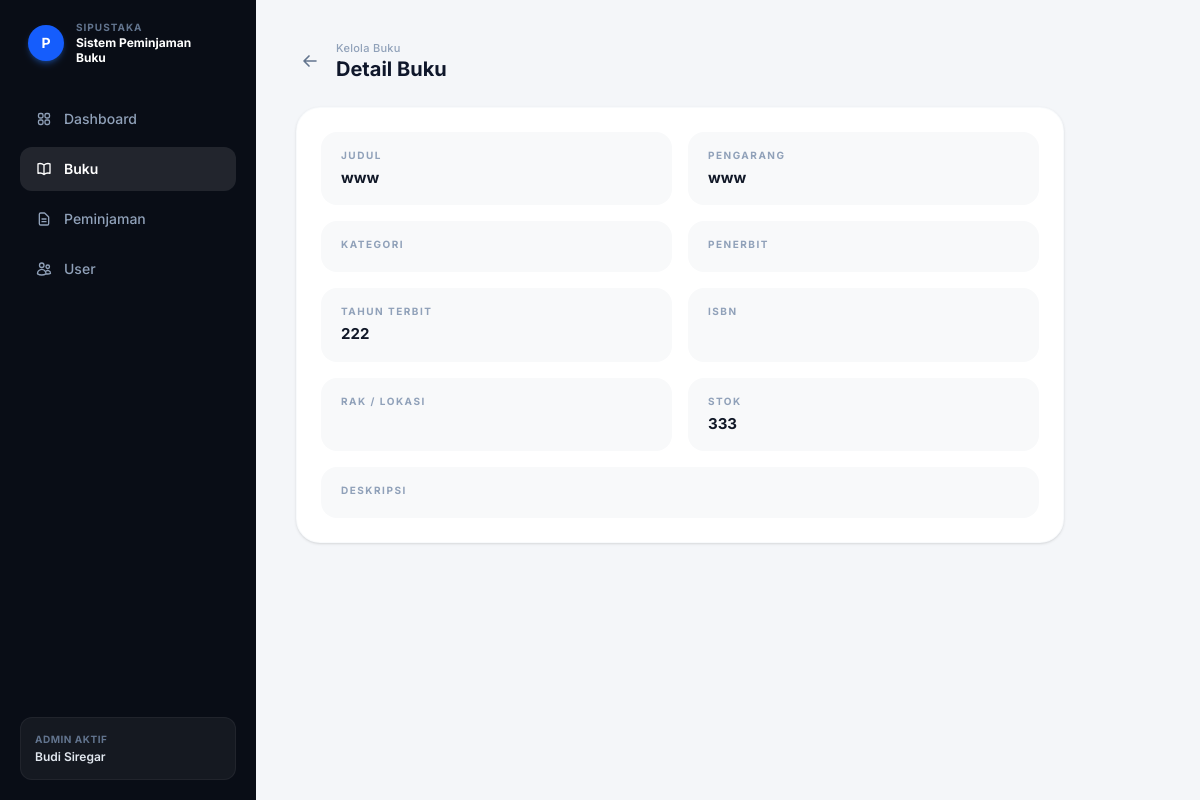
Screenshot of /buku/1/ with the database file from the repository.
### perpustakaan/models.py (models this page shows, shortened)
class Buku(models.Model):
    id = models.AutoField(primary_key=True)
    judul = models.CharField(max_length=150)
    pengarang = models.CharField(max_length=100) # Sudah disesuaikan dengan RENAME COLUMN di psql kamu
    stok = models.IntegerField(default=0)
    tahun_terbit = models.IntegerField(null=True, blank=True) # Sesuai ADD COLUMN kamu
    class Meta:
        db_table = 'buku' # MEMAKSA Django membaca tabel 'buku' di SQL-mu

### perpustakaan/views.py (the view)
# urls.py: path('buku/<int:pk>/', views.detail_buku, name='detail_buku'),
def detail_buku(request, pk):
    buku = get_object_or_404(Buku, pk=pk)
    return render(request, 'perpustakaan/detail_buku.html', {'buku': buku})

### perpustakaan/templates/perpustakaan/detail_buku.html (shortened to what this page needs)
{% extends 'perpustakaan/base.html' %}
{% block content %}
<div class="mb-6 flex items-center gap-3">
    <a href="{% url 'daftar_buku' %}" class="p-1.5 text-slate-500 hover:text-slate-800 hover:bg-slate-100 rounded-full transition duration-200">
        <svg xmlns="http://www.w3.org/2000/svg" fill="none" viewBox="0 0 24 24" stroke-width="2.5" stroke="currentColor" class="w-4 h-4">
            <path stroke-linecap="round" stroke-linejoin="round" d="M10.5 19.5 3 12m0 0 7.5-7.5M3 12h18" />
        </svg>
    </a>
    <div>
        <p class="text-[11px] text-slate-400 font-medium tracking-wide">Kelola Buku</p>
        <h2 class="text-xl font-bold text-slate-900 -mt-0.5">Detail Buku</h2>
    </div>
</div>
<div class="bg-white p-6 rounded-[24px] shadow-sm border border-slate-100/50 max-w-3xl">
    <div class="grid grid-cols-2 gap-4">
        <div class="bg-[#f8f9fa] p-4 px-5 rounded-2xl">
            <label class="text-[10px] text-slate-400 font-bold tracking-[0.15em] uppercase block mb-1">Judul</label>
            <p class="text-[#111827] font-bold text-[15px]">{{ buku.judul }}</p>
        </div>
        <div class="bg-[#f8f9fa] p-4 px-5 rounded-2xl">
            <label class="text-[10px] text-slate-400 font-bold tracking-[0.15em] uppercase block mb-1">Pengarang</label>
            <p class="text-[#111827] font-bold text-[15px]">{{ buku.pengarang }}</p>
        </div>
        <div class="bg-[#f8f9fa] p-4 px-5 rounded-2xl">
            <label class="text-[10px] text-slate-400 font-bold tracking-[0.15em] uppercase block mb-1">Kategori</label>
        </div>
        <div class="bg-[#f8f9fa] p-4 px-5 rounded-2xl">
            <label class="text-[10px] text-slate-400 font-bold tracking-[0.15em] uppercase block mb-1">Penerbit</label>
        </div>
        <div class="bg-[#f8f9fa] p-4 px-5 rounded-2xl">
            <label class="text-[10px] text-slate-400 font-bold tracking-[0.15em] uppercase block mb-1">Tahun Terbit</label>
            <p class="text-[#111827] font-bold text-[15px]">{{ buku.tahun_terbit }}</p>
        </div>
        <div class="bg-[#f8f9fa] p-4 px-5 rounded-2xl">
            <label class="text-[10px] text-slate-400 font-bold tracking-[0.15em] uppercase block mb-1">ISBN</label>
        </div>
        <div class="bg-[#f8f9fa] p-4 px-5 rounded-2xl">
            <label class="text-[10px] text-slate-400 font-bold tracking-[0.15em] uppercase block mb-1">Rak / Lokasi</label>
        </div>
        <div class="bg-[#f8f9fa] p-4 px-5 rounded-2xl">
            <label class="text-[10px] text-slate-400 font-bold tracking-[0.15em] uppercase block mb-1">Stok</label>
            <p class="text-[#111827] font-bold text-[15px]">{{ buku.stok }}</p>
        </div>
        <div class="col-span-2 bg-[#f8f9fa] p-4 px-5 rounded-2xl">
            <label class="text-[10px] text-slate-400 font-bold tracking-[0.15em] uppercase block mb-1">Deskripsi</label>
        </div>
    </div>
</div>
{% endblock %}

### perpustakaan/templates/perpustakaan/base.html (style rules this page uses)
body { font-family: 'Inter', sans-serif; }

### rows the page displays
Buku: judul "www", pengarang "www", tahun_terbit "222", stok "333"
